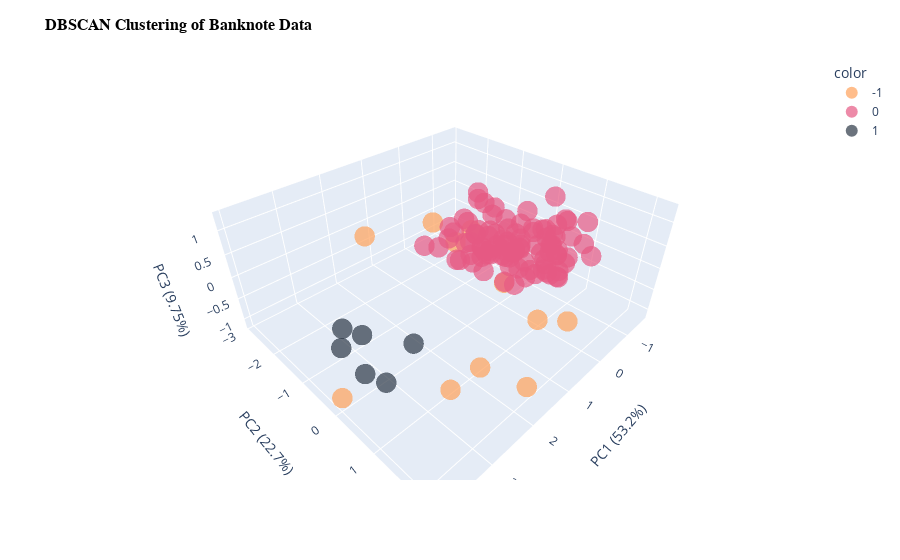

Source (notebook cell):
### Markdown cell above
En el siguiente gráfico podemos observar los dos grupos (con las etiquetas $0$ y $1$). Al ruido le asignamos la etiqueta $-1$.

### Code cell
plot_clusters3d(df, labels=df['cluster'], title='DBSCAN Clustering of Banknote Data')

### Figure 1 — Plotly figure (JSON) as saved in the notebook; plotly's stock layout.template omitted (floating-point values rounded to 4 significant figures)
{"data": [{"hovertemplate": "color=-1<br>x=%{x}<br>y=%{y}<br>z=%{z}<br>size=%{marker.size}<extra></extra>", "legendgroup": "-1", "marker": {"color": "#FFA15A", "line": {"width": 0}, "size": [1, 1, 1, 1, 1, 1, 1, 1, 1, 1, 1], "sizemode": "area", "sizeref": 0.0025, "symbol": "circle"}, "mode": "markers", "name": "-1", "scene": "scene", "showlegend": true, "type": "scatter3d", "x": [0.7691, 1.236, 0.8277, 0.526, -0.4568, 0.4151, 0.01381, 3.948, 2.419, 2.454, 2.083], "y": [-0.1774, -2.887, -1.131, -0.8107, -0.2856, 1.822, 0.9657, -0.02166, 1.574, 0.9721, 2.231], "z": [0.8128, -0.2874, 0.6091, 0.1679, -1.072, -0.3451, -1.078, -0.9497, -0.1967, -1.152, -0.3796]}, {"hovertemplate": "color=0<br>x=%{x}<br>y=%{y}<br>z=%{z}<br>size=%{marker.size}<extra></extra>", "legendgroup": "0", "marker": {"color": "#E65983", "line": {"width": 0}, "size": [1, 1, 1, 1, 1, 1, 1, 1, 1, 1, 1, 1, 1, 1, 1, 1, 1, 1, 1, 1, 1, 1, 1, 1, 1, 1, 1, 1, 1, 1, 1, 1, 1, 1, 1, 1, 1, 1, 1, 1, 1, 1, 1, 1, 1, 1, 1, 1, 1, 1, 1, 1, 1, 1, 1, 1, 1, 1, 1, 1, 1, 1, 1, 1, 1, 1, 1, 1, 1, 1, 1, 1, 1, 1, 1, 1, 1, 1, 1, 1, 1, 1, 1, 1, 1, 1, 1, 1, 1, 1, 1, 1, 1], "sizemode": "area", "sizeref": 0.0025, "symbol": "circle"}, "mode": "markers", "name": "0", "scene": "scene", "showlegend": true, "type": "scatter3d", "x": [-0.6042, -0.3433, -1.278, 0.5013, -0.7683, -1.437, -0.6501, 0.9622, -0.6847, -1.233, -0.533, -0.9421, -0.9806, 0.4901, -0.4474, 0.07418, -1.132, -0.1994, -0.2363, -0.4551, -0.1298, 0.02161, -0.8879, -0.8365, -0.1858, -1.19, -0.6378, -0.7795, -0.48, -0.4389, 0.0985, 0.3095, -0.3188, -0.9538, -0.3659, -0.264, 0.414, 0.3628, 0.6256, -0.2812, -0.5305, -0.3159, -1.413, -0.4634, -1.09, -1.199, 1.001, -0.3785, -0.8812, -0.6786, 0.1344, 0.5523, 0.2295, -0.517, -0.3361, -0.4546, -1.068, -0.6324, -0.5268, -0.04034, 0.5582, -0.8276, 0.2935, -0.2361, -0.386, 0.1976, -1.148, -1.558, -1.073, 0.3046, -0.8782, -0.2929, -0.838, 0.3558, -0.7769, -0.02268, -0.5203, 0.564, 0.1764, -0.03669, -0.6244, -1.015, -0.8221, -0.1796, -0.07767, -0.4821, -1.166, -0.617, 0.1848, 0.6854, -0.4594, 0.3822, -0.6195], "y": [-0.6637, -0.9825, 0.1125, -0.128, -0.5227, 0.5462, 0.4289, -0.004033, 1.295, 0.01914, 0.7093, 0.6174, 0.5008, -1.778, -0.3861, -1.419, 1.262, -0.4112, -0.2217, 0.1362, 0.5301, -0.3228, 0.8961, 0.4669, -0.8918, 0.3739, -1.312, 0.3875, -1.416, 0.7477, 0.3157, 0.2263, -0.5599, -0.3449, -1.043, -1.274, -0.1441, -1.472, -0.2465, 0.1153, -0.2222, -0.03119, 0.618, 0.3387, -0.5436, 0.1776, -0.5265, 1.021, 0.7707, -0.1019, -1.24, -0.02789, -1.062, 0.8727, 0.1377, -0.4011, 0.3898, 0.3372, 0.6023, 0.2303, 0.5635, 0.2335, -0.9026, -0.6178, 0.09848, -0.1743, 0.3176, 0.3415, 0.4494, -0.1764, 0.7547, 1.001, -0.2374, 0.3388, 0.485, -0.9132, 0.7033, 0.7669, -0.2208, -0.7858, -0.4095, 1.122, 0.07688, -0.7169, -0.4486, -0.327, 0.5756, -0.4693, -0.9103, 0.01782, 0.2444, -0.2504, 0.06837], "z": [-0.3453, 0.006916, -0.1112, 1.283, 0.06083, -0.6296, -0.05606, 0.4513, 0.9909, 0.06895, 0.5346, -0.151, 0.2096, -0.3662, -0.007439, 0.07322, 0.0302, 0.2238, -0.2261, 0.853, 0.769, 0.7791, -0.05444, 1.138, 0.9769, 0.3472, -0.362, 0.4201, -0.02543, -0.2674, 0.6698, 1.014, 0.7175, 0.1722, 0.7108, -0.4055, -0.2547, -0.3263, 0.004395, -0.8183, -0.638, -0.09859, 0.07866, -0.4246, -0.679, -0.5947, 0.5869, -0.198, 0.7174, -0.7102, 0.04596, 0.334, -0.5129, 0.2718, 0.1493, -0.262, -0.07014, 0.08962, -0.3165, 0.1905, 0.4744, -0.7644, -0.4131, 0.06572, 0.0128, 0.02693, -0.3122, 0.3107, -0.7896, 0.07086, -0.6119, 0.3266, -0.3183, -0.2911, -0.3602, -0.117, 0.3083, 0.9552, 0.07966, 0.1254, -0.1553, 0.3021, 0.2067, -0.4661, 0.3318, -0.4232, -0.6823, -0.2538, 0.523, 0.4851, -0.6506, 0.2426, -0.425]}, {"hovertemplate": "color=1<br>x=%{x}<br>y=%{y}<br>z=%{z}<br>size=%{marker.size}<extra></extra>", "legendgroup": "1", "marker": {"color": "#2D3846", "line": {"width": 0}, "size": [1, 1, 1, 1, 1, 1], "sizemode": "area", "sizeref": 0.0025, "symbol": "circle"}, "mode": "markers", "name": "1", "scene": "scene", "showlegend": true, "type": "scatter3d", "x": [3.51, 3.861, 3.797, 3.492, 3.784, 2.697], "y": [0.1174, 0.6223, 0.06528, 0.5978, -0.08451, 0.3492], "z": [0.2349, 0.02942, 0.5133, -0.4588, 0.01278, -0.3336]}], "layout": {"legend": {"itemsizing": "constant", "title": {"text": "color"}, "tracegroupgap": 0}, "margin": {"t": 60}, "plot_bgcolor": "white", "scene": {"domain": {"x": [0, 1], "y": [0, 1]}, "xaxis": {"title": {"text": "PC1 (53.2%)"}}, "yaxis": {"title": {"text": "PC2 (22.7%)"}}, "zaxis": {"title": {"text": "PC3 (9.75%)"}}}, "title": {"font": {"color": "black", "family": "Arial", "size": 16, "weight": "bold"}, "text": "DBSCAN Clustering of Banknote Data"}, "xaxis": {"gridcolor": "LightGray", "linecolor": "Black", "showgrid": true, "showline": true, "zeroline": true, "zerolinecolor": "LightGray"}, "yaxis": {"gridcolor": "LightGray", "linecolor": "Black", "showgrid": true, "showline": true, "zeroline": true, "zerolinecolor": "LightGray"}}}
